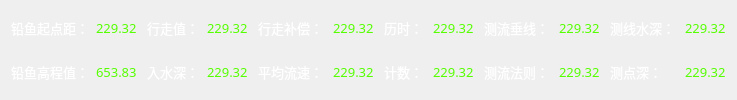
           <widget class="QWidget" name="statusWidget_2" native="true">
            <property name="minimumSize">
             <size>
              <width>0</width>
              <height>60</height>
             </size>
            </property>
            <property name="font">
             <font>
              <family>微软雅黑</family>
              <pointsize>10</pointsize>
             </font>
            </property>
            <layout class="QHBoxLayout" name="horizontalLayout_47">
             <property name="spacing">
              <number>10</number>
             </property>
             <item>
              <layout class="QVBoxLayout" name="verticalLayout_25">
               <item>
                <layout class="QHBoxLayout" name="horizontalLayout_48">
                 <item>
                  <widget class="QLabel" name="label_21">
                   <property name="sizePolicy">
                    <sizepolicy hsizetype="Fixed" vsizetype="Fixed">
                     <horstretch>0</horstretch>
                     <verstretch>0</verstretch>
                    </sizepolicy>
                   </property>
                   <property name="minimumSize">
                    <size>
                     <width>75</width>
                     <height>0</height>
                    </size>
                   </property>
                   <property name="maximumSize">
                    <size>
                     <width>75</width>
                     <height>16777215</height>
                    </size>
                   </property>
                   <property name="styleSheet">
                    <string notr="true">color:rgb(255, 255, 255)</string>
                   </property>
                   <property name="text">
                    <string>铅鱼起点距：</string>
                   </property>
                  </widget>
                 </item>
                 <item>
                  <widget class="QLabel" name="label_45">
                   <property name="styleSheet">
                    <string notr="true">color:rgb(85, 255, 0)</string>
                   </property>
                   <property name="text">
                    <string>229.32</string>
                   </property>
                  </widget>
                 </item>
                </layout>
               </item>
               <item>
                <layout class="QHBoxLayout" name="horizontalLayout_49">
                 <item>
                  <widget class="QLabel" name="label_22">
                   <property name="sizePolicy">
                    <sizepolicy hsizetype="Fixed" vsizetype="Preferred">
                     <horstretch>0</horstretch>
                     <verstretch>0</verstretch>
                    </sizepolicy>
                   </property>
                   <property name="minimumSize">
                    <size>
                     <width>75</width>
                     <height>0</height>
                    </size>
                   </property>
                   <property name="maximumSize">
                    <size>
                     <width>75</width>
                     <height>16777215</height>
                    </size>
                   </property>
                   <property name="styleSheet">
                    <string notr="true">color:rgb(255, 255, 255)</string>
                   </property>
                   <property name="text">
                    <string>铅鱼高程值：</string>
                   </property>
                  </widget>
                 </item>
                 <item>
                  <widget class="QLabel" name="label_46">
                   <property name="styleSheet">
                    <string notr="true">color:rgb(85, 255, 0)</string>
                   </property>
                   <property name="text">
                    <string>653.83</string>
                   </property>
                  </widget>
                 </item>
                </layout>
               </item>
              </layout>
             </item>
             <item>
              <layout class="QVBoxLayout" name="verticalLayout_26">
               <item>
                <layout class="QHBoxLayout" name="horizontalLayout_50">
                 <item>
                  <widget class="QLabel" name="label_47">
                   <property name="sizePolicy">
                    <sizepolicy hsizetype="Fixed" vsizetype="Preferred">
                     <horstretch>0</horstretch>
                     <verstretch>0</verstretch>
                    </sizepolicy>
                   </property>
                   <property name="minimumSize">
                    <size>
                     <width>50</width>
                     <height>0</height>
                    </size>
                   </property>
                   <property name="maximumSize">
                    <size>
                     <width>50</width>
                     <height>16777215</height>
                    </size>
                   </property>
                   <property name="styleSheet">
                    <string notr="true">color:rgb(255, 255, 255)</string>
                   </property>
                   <property name="text">
                    <string>行走值：</string>
                   </property>
                  </widget>
                 </item>
                 <item>
                  <widget class="QLabel" name="label_48">
                   <property name="styleSheet">
                    <string notr="true">color:rgb(85, 255, 0)</string>
                   </property>
                   <property name="text">
                    <string>229.32</string>
                   </property>
                  </widget>
                 </item>
                </layout>
               </item>
               <item>
                <layout class="QHBoxLayout" name="horizontalLayout_51">
                 <item>
                  <widget class="QLabel" name="label_49">
                   <property name="sizePolicy">
                    <sizepolicy hsizetype="Fixed" vsizetype="Preferred">
                     <horstretch>0</horstretch>
                     <verstretch>0</verstretch>
                    </sizepolicy>
                   </property>
                   <property name="minimumSize">
                    <size>
                     <width>50</width>
                     <height>0</height>
                    </size>
                   </property>
                   <property name="maximumSize">
                    <size>
                     <width>50</width>
                     <height>16777215</height>
                    </size>
                   </property>
                   <property name="styleSheet">
                    <string notr="true">color:rgb(255, 255, 255)</string>
                   </property>
                   <property name="text">
                    <string>入水深：</string>
                   </property>
                  </widget>
                 </item>
                 <item>
                  <widget class="QLabel" name="label_50">
                   <property name="styleSheet">
                    <string notr="true">color:rgb(85, 255, 0)</string>
                   </property>
                   <property name="text">
                    <string>229.32</string>
                   </property>
                  </widget>
                 </item>
                </layout>
               </item>
              </layout>
             </item>
             <item>
              <layout class="QVBoxLayout" name="verticalLayout_27">
               <item>
                <layout class="QHBoxLayout" name="horizontalLayout_52">
                 <item>
                  <widget class="QLabel" name="label_51">
                   <property name="sizePolicy">
                    <sizepolicy hsizetype="Fixed" vsizetype="Preferred">
                     <horstretch>0</horstretch>
                     <verstretch>0</verstretch>
                    </sizepolicy>
                   </property>
                   <property name="minimumSize">
                    <size>
                     <width>65</width>
                     <height>0</height>
                    </size>
                   </property>
                   <property name="maximumSize">
                    <size>
                     <width>65</width>
                     <height>16777215</height>
                    </size>
                   </property>
                   <property name="styleSheet">
                    <string notr="true">color:rgb(255, 255, 255)</string>
                   </property>
                   <property name="text">
                    <string>行走补偿：</string>
                   </property>
                  </widget>
                 </item>
                 <item>
                  <widget class="QLabel" name="label_52">
                   <property name="styleSheet">
                    <string notr="true">color:rgb(85, 255, 0)</string>
                   </property>
                   <property name="text">
                    <string>229.32</string>
                   </property>
                  </widget>
                 </item>
                </layout>
               </item>
               <item>
                <layout class="QHBoxLayout" name="horizontalLayout_53">
                 <item>
                  <widget class="QLabel" name="label_53">
                   <property name="sizePolicy">
                    <sizepolicy hsizetype="Fixed" vsizetype="Preferred">
                     <horstretch>0</horstretch>
                     <verstretch>0</verstretch>
                    </sizepolicy>
                   </property>
                   <property name="minimumSize">
                    <size>
                     <width>65</width>
                     <height>0</height>
                    </size>
                   </property>
                   <property name="maximumSize">
                    <size>
                     <width>65</width>
                     <height>16777215</height>
                    </size>
                   </property>
                   <property name="styleSheet">
                    <string notr="true">color:rgb(255, 255, 255)</string>
                   </property>
                   <property name="text">
                    <string>平均流速：</string>
                   </property>
                  </widget>
                 </item>
                 <item>
                  <widget class="QLabel" name="label_54">
                   <property name="styleSheet">
                    <string notr="true">color:rgb(85, 255, 0)</string>
                   </property>
                   <property name="text">
                    <string>229.32</string>
                   </property>
                  </widget>
                 </item>
                </layout>
               </item>
              </layout>
             </item>
             <item>
              <layout class="QVBoxLayout" name="verticalLayout_28">
               <item>
                <layout class="QHBoxLayout" name="horizontalLayout_54">
                 <item>
                  <widget class="QLabel" name="label_55">
                   <property name="sizePolicy">
                    <sizepolicy hsizetype="Fixed" vsizetype="Preferred">
                     <horstretch>0</horstretch>
                     <verstretch>0</verstretch>
                    </sizepolicy>
                   </property>
                   <property name="styleSheet">
                    <string notr="true">color:rgb(255, 255, 255)</string>
                   </property>
                   <property name="text">
                    <string>历时：</string>
                   </property>
                   <property name="textFormat">
                    <enum>Qt::AutoText</enum>
                   </property>
                   <property name="scaledContents">
                    <bool>false</bool>
                   </property>
                  </widget>
                 </item>
                 <item>
                  <widget class="QLabel" name="label_56">
                   <property name="styleSheet">
                    <string notr="true">color:rgb(85, 255, 0)</string>
                   </property>
                   <property name="text">
                    <string>229.32</string>
                   </property>
                  </widget>
                 </item>
                </layout>
               </item>
               <item>
                <layout class="QHBoxLayout" name="horizontalLayout_55">
                 <item>
                  <widget class="QLabel" name="label_57">
                   <property name="sizePolicy">
                    <sizepolicy hsizetype="Fixed" vsizetype="Preferred">
                     <horstretch>0</horstretch>
                     <verstretch>0</verstretch>
                    </sizepolicy>
                   </property>
                   <property name="styleSheet">
                    <string notr="true">color:rgb(255, 255, 255)</string>
                   </property>
                   <property name="text">
                    <string>计数：</string>
                   </property>
                  </widget>
                 </item>
                 <item>
                  <widget class="QLabel" name="label_58">
                   <property name="styleSheet">
                    <string notr="true">color:rgb(85, 255, 0)</string>
                   </property>
                   <property name="text">
                    <string>229.32</string>
                   </property>
                  </widget>
                 </item>
                </layout>
               </item>
              </layout>
             </item>
             <item>
              <layout class="QVBoxLayout" name="verticalLayout_29">
               <item>
                <layout class="QHBoxLayout" name="horizontalLayout_56">
                 <item>
                  <widget class="QLabel" name="label_59">
                   <property name="sizePolicy">
                    <sizepolicy hsizetype="Fixed" vsizetype="Preferred">
                     <horstretch>0</horstretch>
                     <verstretch>0</verstretch>
                    </sizepolicy>
                   </property>
                   <property name="styleSheet">
                    <string notr="true">color:rgb(255, 255, 255)</string>
                   </property>
                   <property name="text">
                    <string>测流垂线：</string>
                   </property>
                  </widget>
                 </item>
                 <item>
                  <widget class="QLabel" name="label_60">
                   <property name="styleSheet">
                    <string notr="true">color:rgb(85, 255, 0)</string>
                   </property>
                   <property name="text">
                    <string>229.32</string>
                   </property>
                  </widget>
                 </item>
                </layout>
               </item>
               <item>
                <layout class="QHBoxLayout" name="horizontalLayout_57">
                 <item>
                  <widget class="QLabel" name="label_61">
                   <property name="sizePolicy">
                    <sizepolicy hsizetype="Fixed" vsizetype="Preferred">
                     <horstretch>0</horstretch>
                     <verstretch>0</verstretch>
                    </sizepolicy>
                   </property>
                   <property name="styleSheet">
                    <string notr="true">color:rgb(255, 255, 255)</string>
                   </property>
                   <property name="text">
                    <string>测流法则：</string>
                   </property>
                  </widget>
                 </item>
                 <item>
                  <widget class="QLabel" name="label_62">
                   <property name="styleSheet">
                    <string notr="true">color:rgb(85, 255, 0)</string>
                   </property>
                   <property name="text">
                    <string>229.32</string>
                   </property>
                  </widget>
                 </item>
                </layout>
               </item>
              </layout>
             </item>
             <item>
              <layout class="QVBoxLayout" name="verticalLayout_30">
               <item>
                <layout class="QHBoxLayout" name="horizontalLayout_58">
                 <item>
                  <widget class="QLabel" name="label_63">
                   <property name="sizePolicy">
                    <sizepolicy hsizetype="Fixed" vsizetype="Preferred">
                     <horstretch>0</horstretch>
                     <verstretch>0</verstretch>
                    </sizepolicy>
                   </property>
                   <property name="styleSheet">
                    <string notr="true">color:rgb(255, 255, 255)</string>
                   </property>
                   <property name="text">
                    <string>测线水深：</string>
                   </property>
                  </widget>
                 </item>
                 <item>
                  <widget class="QLabel" name="label_64">
                   <property name="styleSheet">
                    <string notr="true">color:rgb(85, 255, 0)</string>
                   </property>
                   <property name="text">
                    <string>229.32</string>
                   </property>
                  </widget>
                 </item>
                </layout>
               </item>
               <item>
                <layout class="QHBoxLayout" name="horizontalLayout_59">
                 <item>
                  <widget class="QLabel" name="label_65">
                   <property name="sizePolicy">
                    <sizepolicy hsizetype="Fixed" vsizetype="Preferred">
                     <horstretch>0</horstretch>
                     <verstretch>0</verstretch>
                    </sizepolicy>
                   </property>
                   <property name="minimumSize">
                    <size>
                     <width>65</width>
                     <height>0</height>
                    </size>
                   </property>
                   <property name="styleSheet">
                    <string notr="true">color:rgb(255, 255, 255)</string>
                   </property>
                   <property name="text">
                    <string>测点深：</string>
                   </property>
                   <property name="alignment">
                    <set>Qt::AlignLeading|Qt::AlignLeft|Qt::AlignVCenter</set>
                   </property>
                  </widget>
                 </item>
                 <item>
                  <widget class="QLabel" name="label_66">
                   <property name="styleSheet">
                    <string notr="true">color:rgb(85, 255, 0)</string>
                   </property>
                   <property name="text">
                    <string>229.32</string>
                   </property>
                  </widget>
                 </item>
                </layout>
               </item>
              </layout>
             </item>
            </layout>
           </widget>
